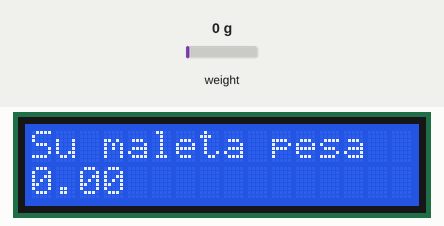
The sketch below on a simulated Arduino Uno, built with avr-gcc and run on an emulated ATmega328P. On the bench: 16×2 character LCD. Inputs (shaded band) come from the test bench; at power-on: weight on the scale 0 g.

Above: at 3.2 s.
3.3 s: weight on the scale set to 100 g
At 4.0 s:
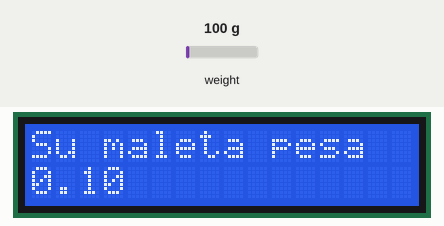
4.8 s: weight on the scale set to 1250 g
At 5.6 s:
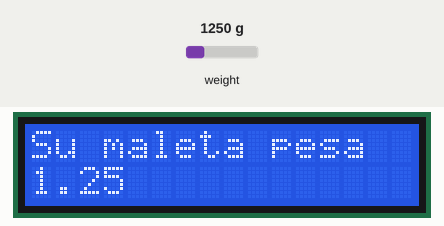
6.4 s: weight on the scale set to 2500 g
At 7.2 s:
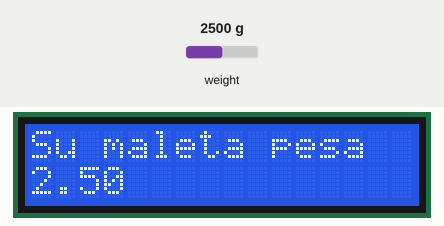
Timing chart, 0 to 9.4 s (numbered marks = the images above; inputs shaded):
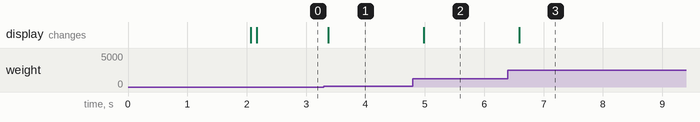

Measured:
- after the input at 3.3 s, the display: changes after 0.07 s (image 1)
- after the input at 4.8 s, the display: changes after 0.18 s (image 2)
- after the input at 6.4 s, the display: changes after 0.19 s (image 3)

The sketch:

proyactoAle.ino
```cpp
#include "LiquidCrystal.h"
#include "HX711.h"

HX711 scale(10, 9);
float calibration_factor = 48100;
float units;
float ounces;
const int rs = 12, en = 11, d4 = 5, d5 = 4, d6 = 3, d7 = 2;
LiquidCrystal lcd(rs, en, d4, d5, d6, d7);

void setup() {
   Serial.begin(9600);
   scale.set_scale();
  scale.tare();
  long zero_factor = scale.read_average();
  lcd.begin(16, 2);
  lcd.print("Su maleta pesa");
}

void loop() {
  scale.set_scale(calibration_factor);
  units = scale.get_units(), 10;
  if (units < 0)
  {
    units = 0.00;
  }
  ounces = units * 0.035274;
  lcd.setCursor(0, 1);
  lcd.print(units);
   Serial.println();
  delay(100);
    if(Serial.available())
  {
    char temp = Serial.read();
    if(temp == '+' || temp == 'a')
      calibration_factor += 1;
    else if(temp == '-' || temp == 'z')
      calibration_factor -= 1;
  }

}
```
